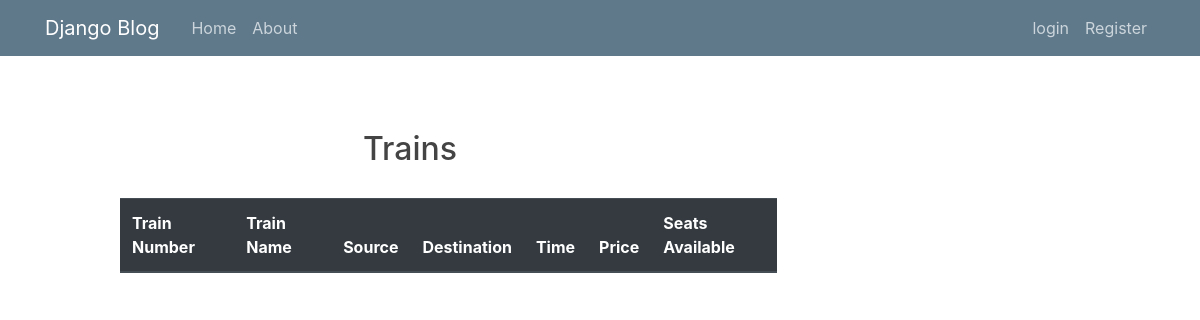
Before: /alltrains/ with the older database file.
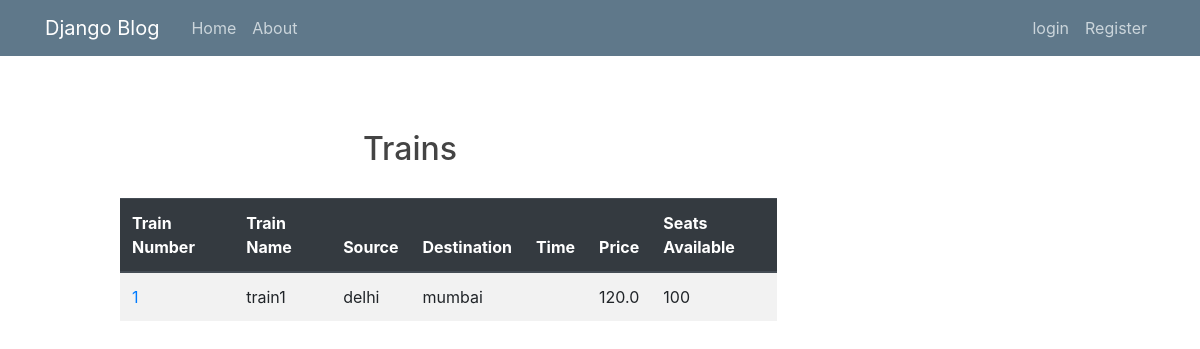
After: the same page with the newer database file.
### railway/models.py (models this page shows)
class train(models.Model):
    train_name=models.CharField(max_length=50)
    source=models.CharField(max_length=50)
    destination=models.CharField(max_length=50)
    price=models.FloatField(default=120)
    arrival_time=models.TimeField()
    departure_time=models.TimeField()
    seats_available=models.IntegerField(default=100)
    running_days = models.CharField(max_length=50)

### railway/views.py (the view)
# urls.py: path('alltrains/', views.index , name='viewtrains'),
def index(request):
    lis = train.objects.all()
    return render(request, 'railway/alltrains.html', {"lis": lis})

### railway/templates/railway/alltrains.html
{% extends "railway/rail_base.html" %}
{% block content %}
<div style="margin-top: 50px;">
    <center><h2> Trains </h2></center>
    <table class="table table-striped" style="width: 90%;margin-left:75px ;margin-top: 30px;">
        <thead class="thead-dark">
            <tr>
                <th scope="col">Train Number</th>
                <th scope="col">Train Name</th>
                <th scope="col">Source</th>
                <th scope="col">Destination</th>
                <th scope="col">Time</th>
                <th scope="col">Price</th>
                <th scope="col">Seats Available</th>
            </tr>
        </thead>
        <tbody>
            {%for p in lis%}
            <tr>
                <td><a href="http://127.0.0.1:8000/reservation/{{p.pk}}">{{p.pk}}</a></td>
                <td>{{p.train_name}}</td>
                <td>{{p.source}}</td>
                <td>{{p.destination}}</td>
                <td>{{p.time}}</td>
                <td>{{p.price}}</td>
                <td>{{p.seats_available}}</td>
            </tr>
            {% endfor %}
        </tbody>
    </table>
</div>
{% endblock %}

Changed rows visible on the page:
added train: pk "1", train_name "train1", source "delhi", destination "mumbai", price "120.0", seats_available "100"
